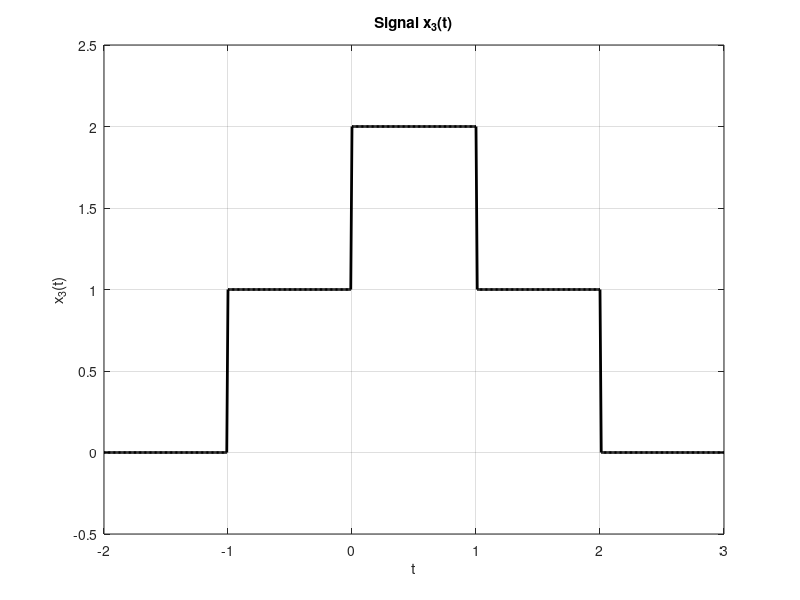

Recreate this plot in MATLAB.
% Time vector
t = -2:0.01:3;

% Define the signal x3(t)
x3 = (t >= -1 & t < 0) * 1 + (t >= 0 & t <= 1) * 2 + (t > 1 & t <= 2) * 1;

% Plot x3(t)
figure;
plot(t, x3, 'k', 'LineWidth', 2);
xlabel('t');
ylabel('x_3(t)');
title('Signal x_3(t)');
axis([-2 3 -0.5 2.5]);  % Set axis limits
grid on;
